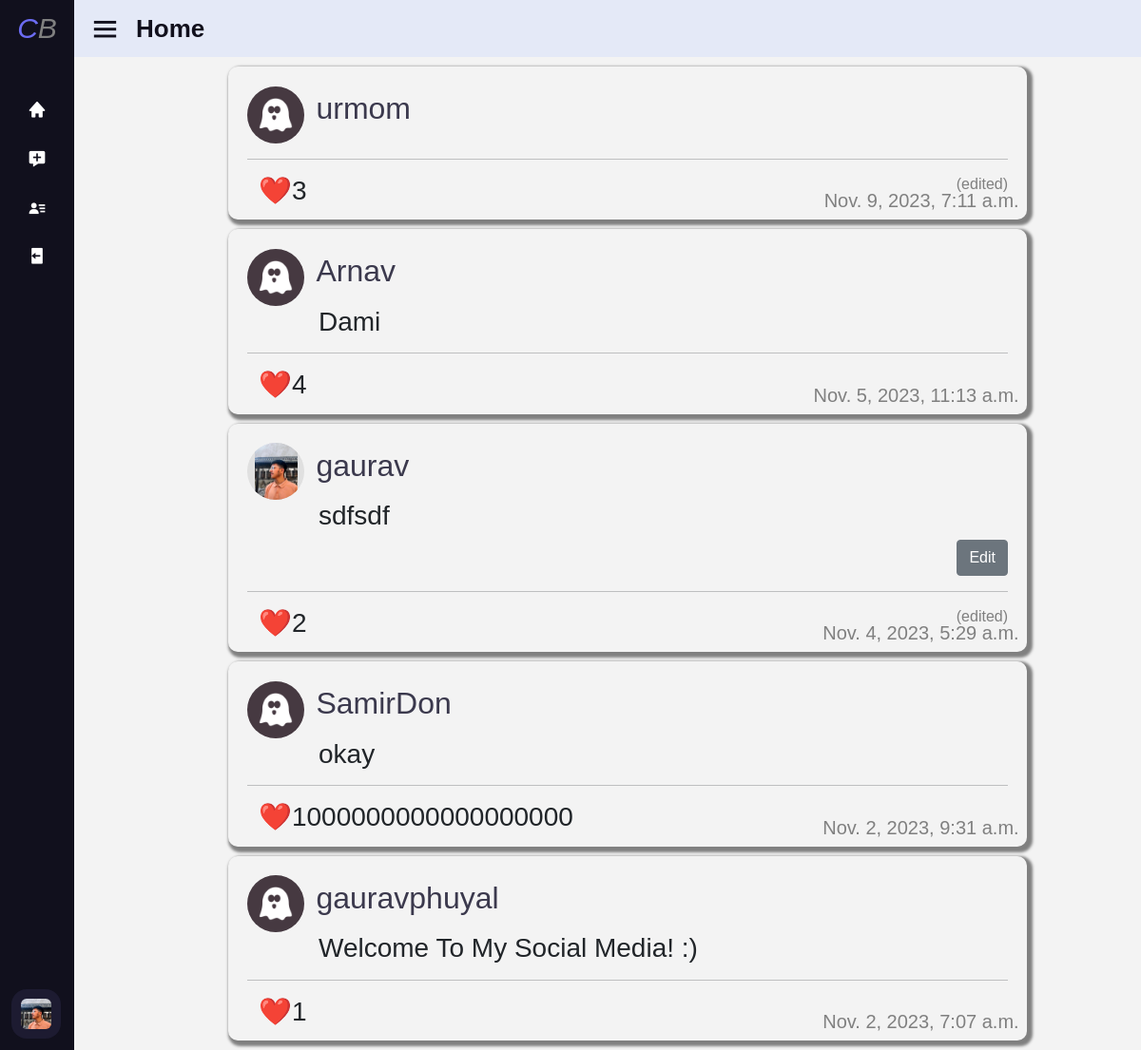
The app's page / (signed in) with its own data.
### network/models.py (models this page shows, shortened)
class User(AbstractUser):
    default_pfp_location = f"pfp/defaults/{random.randrange(1,10)}.png"
    follower = models.TextField(default="", null=True)
    following = models.TextField(default="", null=True)
    bio = models.TextField(default="", null=True)
    pfp = models.ImageField(upload_to=f'pfp',blank=True, null=True)
    def_pfp = models.ImageField(default=default_pfp_location)
    def get_pfp(self):
        if self.pfp:
            return self.pfp
        else:
            return self.def_pfp

class Post(models.Model):
    user = models.ForeignKey(User, on_delete=models.CASCADE)
    content = models.TextField()
    creation_date = models.DateTimeField(auto_now_add=True)
    likes = models.IntegerField(default=0)
    edited = models.BooleanField(default=False)
    likers = models.TextField(default="", null=True)

### network/views.py (the view)
# urls.py: path("", views.index, name="index"),
def index(request):
    posts = Post.objects.all().order_by('-creation_date')
    return render(request, "network/index.html",{
       "posts" : posts,
       "pagename" : "Home"
    })

### network/templates/network/index.html (shortened to what this page needs)
{% extends "network/layout.html" %}
{% load static %}
{% block body %}
    {% include "network/post.html" %}
{% endblock %}

### network/templates/network/layout.html (shortened to what this page needs)
{% load static %}
<!DOCTYPE html>
<html lang="en">
    <head>
        <link
        href="https://cdn.jsdelivr.net/npm/bootstrap@5.0.0/dist/css/bootstrap.min.css"
        rel="stylesheet"
      />
        <link href="{% static 'network/styles.css' %}" rel="stylesheet">
        <link href='https://unpkg.com/boxicons@2.0.7/css/boxicons.min.css' rel='stylesheet'>
    </head>
    <body>
          <div class="sidebar close">
            <div class="logo-details" onclick="goindex()">
              <i><span style="color: rgb(108, 108, 243);">C</span><span style="color: gray;">B</span></i>
            </div>
            <ul class="nav-links">
              <li>
                <a href="{% url 'index' %}">
                  <i class='bx bxs-home' ></i>
                </a>
              </li>
              {% if user.is_authenticated %}
              <li>
                <a href="{% url 'newpost' %}">
                  <i class='bx bxs-message-add' ></i>
                </a>
              </li>
              <li>
                <a href="{% url 'followingfeed' %}">
                  <i class='bx bxs-user-detail'></i>
                </a>
              </li>
              <li>
                <a href="{% url 'logout' %}">
                  <i class='bx bxs-log-out' ></i>
                </a>
              </li>
              <li>
                {% endif %}
            <div class="profile-details">
              <div class="profile-content" {% if user.is_authenticated %} onclick="location.replace(`{% url "userpage" user.username %}`)" {% else %} onclick="location.replace(`{% url "login" %}`)" {% endif %}>
                {% if user.is_authenticated %}
                <img src="{{ user.get_pfp.url }}" alt="profileImg">
                {% else %}
                <img src="{% static "network/login.png" %}" alt="profileImg">
                {% endif %}
              </div>
            </div>
          </li>
        </ul>
          </div>
          <section class="home-section">
            <div class="home-content">
              <i class='bx bx-menu' ></i>
              <span class="text">{{ pagename }}</span>
            </div>
          </section>
        <div class="body">
            {% block body %}
            {% endblock %}
        </div>
    </body>
</html>

### network/templates/network/post.html (shortened to what this page needs)
{% if posts %}
    {% for post in posts %}
        <div class="post" style="position: relative;" onclick="gopostpage(`{{ post.id }}`)">
            <a href="{% url "userpage" post.user.username %}"><span><img class="profile-pic" src="{{ post.user.get_pfp.url }}" alt="pfp" ></span>
            <span class="username">{{ post.user.username }}</span></a>
            <h3 id="post-content-{{post.id}}" style="margin-left: 75px">{{ post.content }}</h3>
            {% if post.user.id == user.id %}
            <div class="d-flex justify-content-end">
                <button class="btn btn-secondary" data-toggle="modal" data-target="#edit_{{post.id}}" style="right: 1; bottom: 20">Edit</button>
            </div>
            {% endif %}
            <hr>
            <ul class="likeul">
                <li style="margin-right: 20px">
                    <h3 id="likeButton{{ post.id }}" ><a onclick="likepost(`{{ post.id }}`)" >❤️ </a></h3>
                </li>
                <li>
                    <h3 id="likes{{ post.id }}">{{ post.likes }}</h3>
                </li>
                <li>
                    <h5 style="position:absolute; bottom:0; right:0; margin-right: 1%">{{ post.creation_date }}</h5>
                </li>
            </ul>
            <h6 style="color: gray;text-align: right; visibility: hidden;" id="editedtag{{ post.id }}">(edited)</h1>
        </div>
    {% endfor %}
        {% else %}
            <center><h1 style="color: red; font-weight: Bolder; font-size: 900%;padding: 70px 0;">No posts :(</h1></center>
    {% endif %}

### network/static/network/styles.css (style rules this page uses)
body { background: #f3f3f3; }
.profile-pic { width: 60px; height: 60px; border-radius: 50%; object-fit: contain; background-color: #E0E0E0; }
.post { margin: 10px auto; margin-left: 20%; padding: 20px; border: black 2px hidden; box-shadow: 3px 3px 3px 3px gray; max-width: 70%; border-radius: 10px; }
h5 { font-weight: lighter; color: gray; }
.likeul li { display: inline; float: left; margin-bottom: -10px; margin-left: -20px; cursor: pointer; }
a, a:focus, a:active { text-decoration: none; color: rgb(56, 88, 117)(0, 132, 255); }
* { margin: 0; padding: 0; box-sizing: border-box; font-family: 'Poppins', sans-serif; }
.sidebar { position: fixed; top: 0; left: 0; height: 100%; width: 260px; background: #11101d; z-index: 100; transition: all 0.5s ease; }
.sidebar.close { width: 78px; }
.sidebar .logo-details { height: 60px; width: 100%; display: flex; align-items: center; cursor: pointer; }
.sidebar .logo-details i { font-size: 30px; color: #fff; height: 50px; min-width: 78px; text-align: center; line-height: 50px; }
.sidebar .nav-links { height: 100%; padding: 30px 0 150px 0; overflow: auto; }
.sidebar.close .nav-links { overflow: visible; }
.sidebar .nav-links li { position: relative; list-style: none; transition: all 0.4s ease; }
.sidebar .nav-links li i { height: 50px; min-width: 78px; text-align: center; line-height: 50px; color: #fff; font-size: 20px; cursor: pointer; transition: all 0.3s ease; }
.sidebar .nav-links li a { display: flex; align-items: center; text-decoration: none; }
.sidebar .profile-details { position: fixed; bottom: 0; width: 260px; display: flex; align-items: center; justify-content: space-between; background: #1d1b31; padding: 12px 0; transition: all 0.5s ease; cursor: pointer; }
.sidebar.close .profile-details { background: none; }
.sidebar.close .profile-details { width: 78px; }
.sidebar .profile-details .profile-content { display: flex; align-items: center; }
.sidebar .profile-details img { height: 52px; width: 52px; object-fit: cover; border-radius: 16px; margin: 0 14px 0 12px; background: #1d1b31; transition: all 0.5s ease; }
.sidebar.close .profile-details img { padding: 10px; }
.home-section { position: relative; background: #E4E9F7; left: 260px; transition: all 0.5s ease; }
.sidebar.close ~ .home-section { left: 78px; width: calc(100% - 78px); }
.home-section .home-content { height: 60px; display: flex; align-items: center; }
.home-section .home-content .bx-menu, .home-section .home-content .text { color: #11101d; font-size: 35px; }
.home-section .home-content .bx-menu { margin: 0 15px; cursor: pointer; }
.home-section .home-content .text { font-size: 26px; font-weight: 600; }
.username { color: #3b394d; margin-left: 1%; font-size: xx-large; }

### records on screen
User: get_pfp (picture)
Post: user.get_pfp (picture), user.username "urmom", likes "3", creation_date "Nov. 9, 2023, 7:11 a.m."
Post: user.get_pfp (picture), user.username "Arnav", content "Dami", likes "4", creation_date "Nov. 5, 2023, 11:13 a.m."
Post: user.get_pfp (picture), user.username "gaurav", content "sdfsdf", likes "2", creation_date "Nov. 4, 2023, 5:29 a.m."
Post: user.get_pfp (picture), user.username "SamirDon", content "okay", likes "1000000000000000000", creation_date "Nov. 2, 2023, 9:31 a.m."
Post: user.get_pfp (picture), user.username "gauravphuyal", content "Welcome To My Social Media! :)", likes "1", creation_date "Nov. 2, 2023, 7:07 a.m."

### other values on screen
{{ pagename }} "Home"
